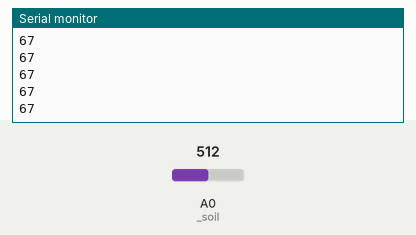
A sketch run on a simulated Arduino Uno, built with avr-gcc and run on an emulated ATmega328P. Parts: the last lines printed to the serial monitor. The inputs (shaded band) are chosen by the test bench; at power-on: A0 (_soil) = 512.

Above: at 1.2 s.
1.3 s: A0 (_soil) set to 716
At 2.2 s:
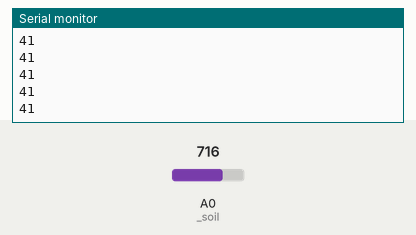
2.8 s: A0 (_soil) set to 900
At 3.6 s:
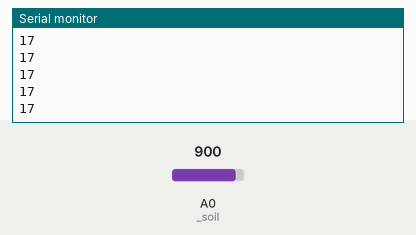
Timing chart, 0 to 5.8 s (numbered marks = the images above; inputs shaded):
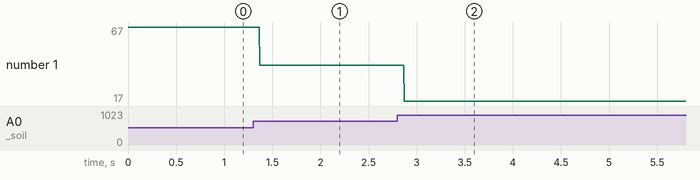

The sketch:

soil_hygrometer.ino
```cpp
#define _soil A0 //pin for soil hygrometer sensor
//int _soil = A0;

int mes; // variable for measurements
void setup()
{
  Serial.begin(9600);
  pinMode(_soil, INPUT);
}

void loop()
{
  mes = analogRead(_soil); //readings
  mes = constrain(mes,260,1023); //constrainment of measurements in a range
  mes = map(mes, 260, 1023, 100, 0);
  Serial.println(mes);// print the sensor reading in percentance
}
```

Measured:
- after the input at 1.3 s, the serial monitor: prints a new line after 0.07 s (image 1)
- after the input at 2.8 s, the serial monitor: prints a new line after 0.07 s (image 2)
- plotted number 1: 67 → 41 after the input at 1.3 s, 41 → 17 after the input at 2.8 s
